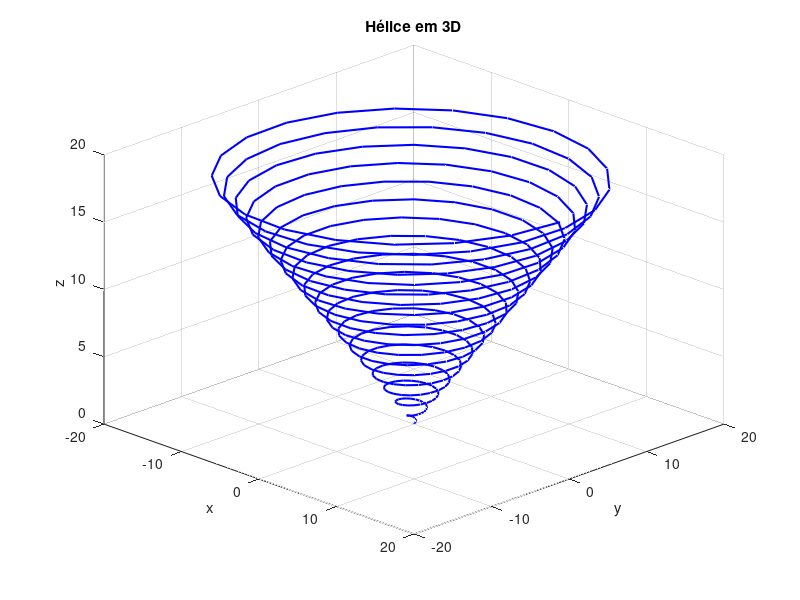

MATLAB code to generate this figure:
% Definir o intervalo de t
t = 0:pi/64:6*pi;  % Variação de t de 0 até 6π com Δt=π/64

% Calcular x, y e z com as equações paramétricas
x = t .* cos(6 * t);
y = t .* sin(6 * t);
z = t;  % O valor de z é simplesmente t

% Criar gráfico 3D da hélice
figure;
plot3(x, y, z, 'b', 'LineWidth', 1.5);
grid on;
xlabel('x');
ylabel('y');
zlabel('z');
title('Hélice em 3D');
view(45, 30); % Ajusta o ângulo de visualização
